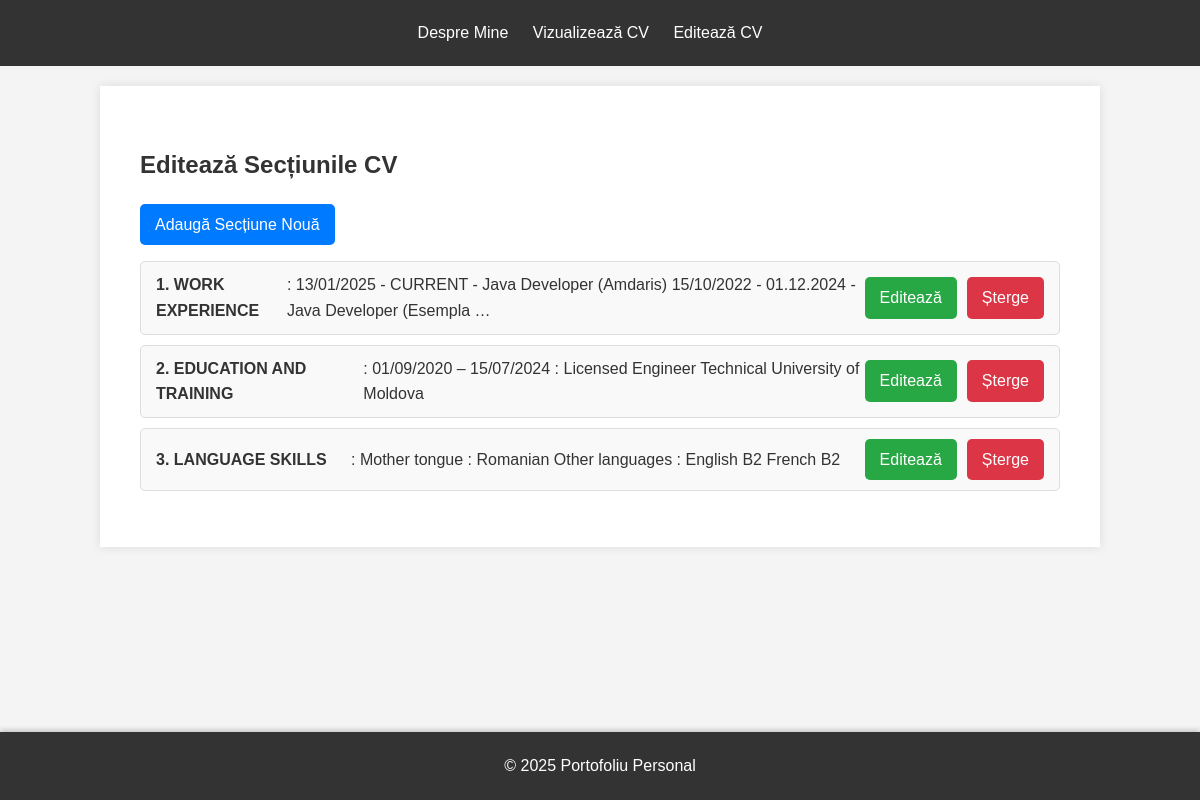
Screenshot of /edit-cv/ with the database file from the repository.
### portfolio/models.py (models this page shows, shortened)
class CVSection(models.Model):
    header = models.CharField(max_length=200)
    content = models.TextField()
    order = models.IntegerField(unique=True, help_text="Numărul de ordine pentru aranjare")
    class Meta:
        ordering = ['order'] # Asigură sortarea implicită după numărul de ordine

### portfolio/views.py (the view)
# urls.py: path('edit-cv/', views.edit_cv, name='edit_cv'),
def edit_cv(request):
    sections = CVSection.objects.all().order_by('order')
    return render(request, 'portfolio/edit_cv.html', {'sections': sections})

### portfolio/templates/portfolio/edit_cv.html (shortened to what this page needs)
{% extends 'portfolio/base.html' %}
{% block content %}
    <section class="edit-cv-section">
        <h2>Editează Secțiunile CV</h2>
        <p><a href="{% url 'add_cv_section' %}" class="btn">Adaugă Secțiune Nouă</a></p>
        {% if sections %}
            <ul class="cv-list">
                {% for section in sections %}
                    <li>
                        <strong>{{ section.order }}. {{ section.header }}</strong>: {{ section.content|truncatechars:100 }}
                        <div class="actions">
                            <a href="{% url 'edit_cv_section' section.pk %}" class="btn edit-btn">Editează</a>
                            <a href="{% url 'delete_cv_section' section.pk %}" class="btn delete-btn">Șterge</a>
                        </div>
                    </li>
                {% endfor %}
            </ul>
        {% else %}
            <p>Nu există secțiuni CV de editat. Adaugă una nouă!</p>
        {% endif %}
    </section>
{% endblock %}

### portfolio/static/css/style.css (style rules this page uses)
body { font-family: Arial, sans-serif; line-height: 1.6; margin: 0; padding: 0; background-color: #f4f4f4; color: #333; padding-bottom: 60px; }
.cv-section, .edit-cv-section, .form-section, .confirm-delete-section { padding: 20px; }
.cv-list { list-style: none; padding: 0; }
.cv-list li { background: #f9f9f9; border: 1px solid #ddd; padding: 10px 15px; margin-bottom: 10px; display: flex; justify-content: space-between; align-items: center; border-radius: 5px; }
.cv-list li .actions { display: flex; gap: 10px; }
.btn { display: inline-block; background: #007bff; color: #fff; padding: 8px 15px; text-decoration: none; border-radius: 5px; transition: background-color 0.3s ease; border: none; cursor: pointer; }
.edit-btn { background-color: #28a745; }
.delete-btn { background-color: #dc3545; }

### rows the page displays
CVSection: order "1", header "WORK EXPERIENCE", content "13/01/2025 - CURRENT - Java Developer (Amdaris) 15/10/2022 - 01.12.2024 - Java Developer (Esempla …"
CVSection: order "2", header "EDUCATION AND TRAINING", content "01/09/2020 – 15/07/2024 : Licensed Engineer Technical University of Moldova"
CVSection: order "3", header "LANGUAGE SKILLS", content "Mother tongue : Romanian Other languages : English B2 French B2"
